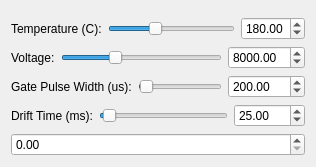
      <widget class="QWidget" name="tab_5" >
       <attribute name="title" >
        <string>IMS Widgets</string>
       </attribute>
       <layout class="QGridLayout" >
        <item row="0" column="0" >
         <widget class="MPL_Widget" native="1" name="imRpWidget" />
        </item>
        <item row="1" column="0" >
         <layout class="QGridLayout" >
          <item row="0" column="0" >
           <layout class="QHBoxLayout" >
            <item>
             <widget class="QLabel" name="label_16" >
              <property name="text" >
               <string>Temperature (C):</string>
              </property>
             </widget>
            </item>
            <item>
             <widget class="QSlider" name="tempSlider" >
              <property name="minimum" >
               <number>1</number>
              </property>
              <property name="maximum" >
               <number>500</number>
              </property>
              <property name="value" >
               <number>180</number>
              </property>
              <property name="orientation" >
               <enum>Qt::Horizontal</enum>
              </property>
             </widget>
            </item>
            <item>
             <widget class="QDoubleSpinBox" name="sliderTemp_SB" >
              <property name="sizePolicy" >
               <sizepolicy vsizetype="Fixed" hsizetype="Preferred" >
                <horstretch>0</horstretch>
                <verstretch>0</verstretch>
               </sizepolicy>
              </property>
              <property name="minimum" >
               <double>0.010000000000000</double>
              </property>
              <property name="maximum" >
               <double>500.000000000000000</double>
              </property>
              <property name="value" >
               <double>180.000000000000000</double>
              </property>
             </widget>
            </item>
           </layout>
          </item>
          <item row="1" column="0" >
           <layout class="QHBoxLayout" >
            <item>
             <widget class="QLabel" name="label_17" >
              <property name="text" >
               <string>Voltage:</string>
              </property>
             </widget>
            </item>
            <item>
             <widget class="QSlider" name="voltageSlider" >
              <property name="minimum" >
               <number>1</number>
              </property>
              <property name="maximum" >
               <number>25000</number>
              </property>
              <property name="value" >
               <number>8000</number>
              </property>
              <property name="orientation" >
               <enum>Qt::Horizontal</enum>
              </property>
             </widget>
            </item>
            <item>
             <widget class="QDoubleSpinBox" name="sliderVoltage_SB" >
              <property name="sizePolicy" >
               <sizepolicy vsizetype="Fixed" hsizetype="Preferred" >
                <horstretch>0</horstretch>
                <verstretch>0</verstretch>
               </sizepolicy>
              </property>
              <property name="minimum" >
               <double>1.000000000000000</double>
              </property>
              <property name="maximum" >
               <double>25000.000000000000000</double>
              </property>
              <property name="singleStep" >
               <double>1.000000000000000</double>
              </property>
              <property name="value" >
               <double>8000.000000000000000</double>
              </property>
             </widget>
            </item>
           </layout>
          </item>
          <item row="2" column="0" >
           <layout class="QHBoxLayout" >
            <item>
             <widget class="QLabel" name="label_18" >
              <property name="text" >
               <string>Gate Pulse Width (us):</string>
              </property>
             </widget>
            </item>
            <item>
             <widget class="QSlider" name="gatePWSlider" >
              <property name="minimum" >
               <number>1</number>
              </property>
              <property name="maximum" >
               <number>10000</number>
              </property>
              <property name="singleStep" >
               <number>50</number>
              </property>
              <property name="value" >
               <number>200</number>
              </property>
              <property name="orientation" >
               <enum>Qt::Horizontal</enum>
              </property>
             </widget>
            </item>
            <item>
             <widget class="QDoubleSpinBox" name="sliderGPW_SB" >
              <property name="sizePolicy" >
               <sizepolicy vsizetype="Fixed" hsizetype="Preferred" >
                <horstretch>0</horstretch>
                <verstretch>0</verstretch>
               </sizepolicy>
              </property>
              <property name="minimum" >
               <double>0.010000000000000</double>
              </property>
              <property name="maximum" >
               <double>10000.000000000000000</double>
              </property>
              <property name="singleStep" >
               <double>50.000000000000000</double>
              </property>
              <property name="value" >
               <double>200.000000000000000</double>
              </property>
             </widget>
            </item>
           </layout>
          </item>
          <item row="3" column="0" >
           <layout class="QHBoxLayout" >
            <item>
             <widget class="QLabel" name="label_19" >
              <property name="text" >
               <string>Drift Time (ms):</string>
              </property>
             </widget>
            </item>
            <item>
             <widget class="QSlider" name="driftTimeSlider" >
              <property name="minimum" >
               <number>1</number>
              </property>
              <property name="maximum" >
               <number>1000</number>
              </property>
              <property name="value" >
               <number>25</number>
              </property>
              <property name="orientation" >
               <enum>Qt::Horizontal</enum>
              </property>
             </widget>
            </item>
            <item>
             <widget class="QDoubleSpinBox" name="sliderDriftTime_SB" >
              <property name="sizePolicy" >
               <sizepolicy vsizetype="Fixed" hsizetype="Preferred" >
                <horstretch>0</horstretch>
                <verstretch>0</verstretch>
               </sizepolicy>
              </property>
              <property name="minimum" >
               <double>0.010000000000000</double>
              </property>
              <property name="maximum" >
               <double>1000.000000000000000</double>
              </property>
              <property name="singleStep" >
               <double>1.000000000000000</double>
              </property>
              <property name="value" >
               <double>25.000000000000000</double>
              </property>
             </widget>
            </item>
           </layout>
          </item>
          <item row="4" column="0" >
           <widget class="QDoubleSpinBox" name="doubleSpinBox_5" />
          </item>
         </layout>
        </item>
       </layout>
      </widget>
